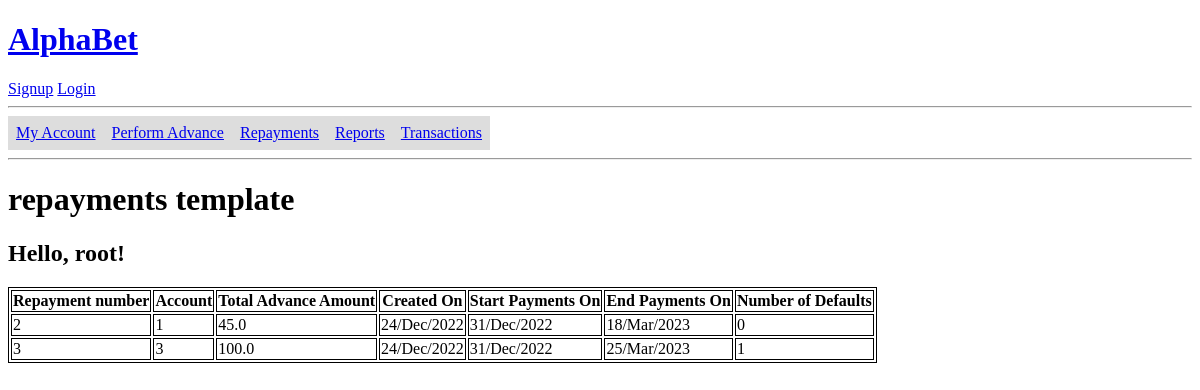
Screenshot of /repayments/ (signed in) with the database file from the repository.
### base/models.py (models this page shows)
class Repayment(models.Model):
    def now_plus_days(day_amt):
        return datetime.now() + timedelta(days=day_amt)
    repayment_no = models.BigAutoField(primary_key=True, null=False, blank=False) # not needed
    acct = models.OneToOneField(Account, on_delete=models.CASCADE, db_column="acct_id") # acts as unique primary key
    total_amt = models.FloatField(null=False, blank=False)
    created_at = models.DateField(null=False, blank=False, auto_now_add=True)
    start_at = models.DateField(default=now_plus_days(7))
    end_at = models.DateField(default=now_plus_days(7*LOAN_LEN))
    num_defaults = models.IntegerField(null=False, blank=False, default=0)

class Account(models.Model):
    acct_no = models.IntegerField(primary_key=True, null=False, blank=False)
    user = models.ForeignKey(get_user_model(), null=True, on_delete=models.CASCADE, db_column="user_id")
    principle = models.FloatField(null=False, blank=False) # should be balance

### base/views.py (the view)
# urls.py: path('repayments/', views.repayments, name='repayments'),
def repayments(request):
    redir = check_superUser(request)
    if  redir != None:
        return redir
    repayments = Repayment.objects.all()
    context = {"repayments": repayments}
    return render(request, "base/repayments.html", context)

### base/views.py (called while the page is built)
def check_superUser(request):
    print(request.user.is_superuser)
    if not request.user.is_superuser:
        return redirect("/")
    return None

### base/templates/base/repayments.html (shortened to what this page needs)
{% extends 'main.html' %}
{% block content %}
<h1>repayments template</h1>
<h2>Hello, {{request.user.username}}!</h2>
<table>
    <tr>
        <th>Repayment number</th>
        <th>Account</th>
        <th>Total Advance Amount</th>
        <th>Created On</th>
        <th>Start Payments On</th>
        <th>End Payments On</th>
        <th>Number of Defaults</th>
    </tr>
    {% for rep in repayments %}
    <tr>
        <td>{{rep.repayment_no}}</td>
        <td>{{rep.acct.acct_no}}</td>
        <td>{{rep.total_amt}}</td>
        <td>{{rep.created_at|date:'d/M/Y'}}</td>
        <td>{{rep.start_at|date:'d/M/Y'}}</td>
        <td>{{rep.end_at|date:'d/M/Y'}}</td>
        <td>{{rep.num_defaults}}</td>
    </tr>
    {% endfor %}
</table>
{% endblock content %}

### base/templates/base/repayments.html (style rules this page uses)
table, th, td { border: 1px solid black; }

### rows the page displays
Repayment: repayment_no "2", acct.acct_no "1", total_amt "45.0", created_at "24/Dec/2022", start_at "31/Dec/2022", end_at "18/Mar/2023", num_defaults "0"
Repayment: repayment_no "3", acct.acct_no "3", total_amt "100.0", created_at "24/Dec/2022", start_at "31/Dec/2022", end_at "25/Mar/2023", num_defaults "1"

### other values shown
{{ request.user.username }} "root"
